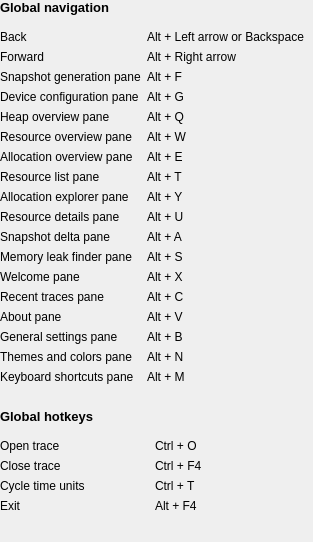
           <widget class="QWidget" name="column_1_wrapper_" native="true">
            <layout class="QVBoxLayout" name="vertical_layout_3_">
             <property name="leftMargin">
              <number>0</number>
             </property>
             <property name="topMargin">
              <number>0</number>
             </property>
             <property name="rightMargin">
              <number>0</number>
             </property>
             <property name="bottomMargin">
              <number>0</number>
             </property>
             <item>
              <widget class="ScaledLabel" name="label_global_navigation_">
               <property name="sizePolicy">
                <sizepolicy hsizetype="MinimumExpanding" vsizetype="Fixed">
                 <horstretch>0</horstretch>
                 <verstretch>0</verstretch>
                </sizepolicy>
               </property>
               <property name="font">
                <font>
                 <pointsize>10</pointsize>
                 <weight>75</weight>
                 <bold>true</bold>
                </font>
               </property>
               <property name="text">
                <string>Global navigation</string>
               </property>
               <property name="indent">
                <number>0</number>
               </property>
              </widget>
             </item>
             <item>
              <widget class="QWidget" name="global_navigation_layout_" native="true">
               <layout class="QGridLayout" name="grid_layout_">
                <property name="leftMargin">
                 <number>0</number>
                </property>
                <item row="0" column="0">
                 <widget class="ScaledLabel" name="label_back_">
                  <property name="sizePolicy">
                   <sizepolicy hsizetype="MinimumExpanding" vsizetype="Fixed">
                    <horstretch>0</horstretch>
                    <verstretch>0</verstretch>
                   </sizepolicy>
                  </property>
                  <property name="text">
                   <string>Back</string>
                  </property>
                 </widget>
                </item>
                <item row="0" column="1">
                 <widget class="ScaledLabel" name="content_back_">
                  <property name="sizePolicy">
                   <sizepolicy hsizetype="MinimumExpanding" vsizetype="Fixed">
                    <horstretch>0</horstretch>
                    <verstretch>0</verstretch>
                   </sizepolicy>
                  </property>
                  <property name="text">
                   <string>Alt + Left arrow or Backspace</string>
                  </property>
                 </widget>
                </item>
                <item row="1" column="0">
                 <widget class="ScaledLabel" name="label_forward_">
                  <property name="sizePolicy">
                   <sizepolicy hsizetype="MinimumExpanding" vsizetype="Fixed">
                    <horstretch>0</horstretch>
                    <verstretch>0</verstretch>
                   </sizepolicy>
                  </property>
                  <property name="text">
                   <string>Forward</string>
                  </property>
                 </widget>
                </item>
                <item row="1" column="1">
                 <widget class="ScaledLabel" name="content_forward_">
                  <property name="sizePolicy">
                   <sizepolicy hsizetype="MinimumExpanding" vsizetype="Fixed">
                    <horstretch>0</horstretch>
                    <verstretch>0</verstretch>
                   </sizepolicy>
                  </property>
                  <property name="text">
                   <string>Alt + Right arrow</string>
                  </property>
                 </widget>
                </item>
                <item row="2" column="0">
                 <widget class="ScaledLabel" name="label_timeline_">
                  <property name="sizePolicy">
                   <sizepolicy hsizetype="MinimumExpanding" vsizetype="Fixed">
                    <horstretch>0</horstretch>
                    <verstretch>0</verstretch>
                   </sizepolicy>
                  </property>
                  <property name="text">
                   <string>Snapshot generation pane</string>
                  </property>
                 </widget>
                </item>
                <item row="2" column="1">
                 <widget class="ScaledLabel" name="content_timeline_">
                  <property name="sizePolicy">
                   <sizepolicy hsizetype="MinimumExpanding" vsizetype="Fixed">
                    <horstretch>0</horstretch>
                    <verstretch>0</verstretch>
                   </sizepolicy>
                  </property>
                  <property name="text">
                   <string>Alt + F</string>
                  </property>
                 </widget>
                </item>
                <item row="3" column="0">
                 <widget class="ScaledLabel" name="label_device_configuration_">
                  <property name="sizePolicy">
                   <sizepolicy hsizetype="MinimumExpanding" vsizetype="Fixed">
                    <horstretch>0</horstretch>
                    <verstretch>0</verstretch>
                   </sizepolicy>
                  </property>
                  <property name="text">
                   <string>Device configuration pane</string>
                  </property>
                 </widget>
                </item>
                <item row="3" column="1">
                 <widget class="ScaledLabel" name="content_device_configuration_">
                  <property name="sizePolicy">
                   <sizepolicy hsizetype="MinimumExpanding" vsizetype="Fixed">
                    <horstretch>0</horstretch>
                    <verstretch>0</verstretch>
                   </sizepolicy>
                  </property>
                  <property name="text">
                   <string>Alt + G</string>
                  </property>
                 </widget>
                </item>
                <item row="4" column="0">
                 <widget class="ScaledLabel" name="label_heap_overview_">
                  <property name="sizePolicy">
                   <sizepolicy hsizetype="MinimumExpanding" vsizetype="Fixed">
                    <horstretch>0</horstretch>
                    <verstretch>0</verstretch>
                   </sizepolicy>
                  </property>
                  <property name="text">
                   <string>Heap overview pane</string>
                  </property>
                 </widget>
                </item>
                <item row="4" column="1">
                 <widget class="ScaledLabel" name="content_heap_overview_">
                  <property name="sizePolicy">
                   <sizepolicy hsizetype="MinimumExpanding" vsizetype="Fixed">
                    <horstretch>0</horstretch>
                    <verstretch>0</verstretch>
                   </sizepolicy>
                  </property>
                  <property name="text">
                   <string>Alt + Q</string>
                  </property>
                 </widget>
                </item>
                <item row="5" column="0">
                 <widget class="ScaledLabel" name="label_resource_overview_">
                  <property name="sizePolicy">
                   <sizepolicy hsizetype="MinimumExpanding" vsizetype="Fixed">
                    <horstretch>0</horstretch>
                    <verstretch>0</verstretch>
                   </sizepolicy>
                  </property>
                  <property name="text">
                   <string>Resource overview pane</string>
                  </property>
                 </widget>
                </item>
                <item row="5" column="1">
                 <widget class="ScaledLabel" name="content_resource_overview_">
                  <property name="sizePolicy">
                   <sizepolicy hsizetype="MinimumExpanding" vsizetype="Fixed">
                    <horstretch>0</horstretch>
                    <verstretch>0</verstretch>
                   </sizepolicy>
                  </property>
                  <property name="text">
                   <string>Alt + W</string>
                  </property>
                 </widget>
                </item>
                <item row="6" column="0">
                 <widget class="ScaledLabel" name="label_allocation_overview_">
                  <property name="sizePolicy">
                   <sizepolicy hsizetype="MinimumExpanding" vsizetype="Fixed">
                    <horstretch>0</horstretch>
                    <verstretch>0</verstretch>
                   </sizepolicy>
                  </property>
                  <property name="text">
                   <string>Allocation overview pane</string>
                  </property>
                 </widget>
                </item>
                <item row="6" column="1">
                 <widget class="ScaledLabel" name="content_allocation_overview_">
                  <property name="sizePolicy">
                   <sizepolicy hsizetype="MinimumExpanding" vsizetype="Fixed">
                    <horstretch>0</horstretch>
                    <verstretch>0</verstretch>
                   </sizepolicy>
                  </property>
                  <property name="text">
                   <string>Alt + E</string>
                  </property>
                 </widget>
                </item>
                <item row="7" column="0">
                 <widget class="ScaledLabel" name="label_resource_list_">
                  <property name="sizePolicy">
                   <sizepolicy hsizetype="MinimumExpanding" vsizetype="Fixed">
                    <horstretch>0</horstretch>
                    <verstretch>0</verstretch>
                   </sizepolicy>
                  </property>
                  <property name="text">
                   <string>Resource list pane</string>
                  </property>
                 </widget>
                </item>
                <item row="7" column="1">
                 <widget class="ScaledLabel" name="content_resource_list_">
                  <property name="sizePolicy">
                   <sizepolicy hsizetype="MinimumExpanding" vsizetype="Fixed">
                    <horstretch>0</horstretch>
                    <verstretch>0</verstretch>
                   </sizepolicy>
                  </property>
                  <property name="text">
                   <string>Alt + T</string>
                  </property>
                 </widget>
                </item>
                <item row="8" column="0">
                 <widget class="ScaledLabel" name="label_allocation_explorer_">
                  <property name="sizePolicy">
                   <sizepolicy hsizetype="MinimumExpanding" vsizetype="Fixed">
                    <horstretch>0</horstretch>
                    <verstretch>0</verstretch>
                   </sizepolicy>
                  </property>
                  <property name="text">
                   <string>Allocation explorer pane</string>
                  </property>
                 </widget>
                </item>
                <item row="8" column="1">
                 <widget class="ScaledLabel" name="content_allocation_explorer_">
                  <property name="sizePolicy">
                   <sizepolicy hsizetype="MinimumExpanding" vsizetype="Fixed">
                    <horstretch>0</horstretch>
                    <verstretch>0</verstretch>
                   </sizepolicy>
                  </property>
                  <property name="text">
                   <string>Alt + Y</string>
                  </property>
                 </widget>
                </item>
                <item row="9" column="0">
                 <widget class="ScaledLabel" name="label_resource_details_">
                  <property name="sizePolicy">
                   <sizepolicy hsizetype="MinimumExpanding" vsizetype="Fixed">
                    <horstretch>0</horstretch>
                    <verstretch>0</verstretch>
                   </sizepolicy>
                  </property>
                  <property name="text">
                   <string>Resource details pane</string>
                  </property>
                 </widget>
                </item>
                <item row="9" column="1">
                 <widget class="ScaledLabel" name="content_resource_details_">
                  <property name="sizePolicy">
                   <sizepolicy hsizetype="MinimumExpanding" vsizetype="Fixed">
                    <horstretch>0</horstretch>
                    <verstretch>0</verstretch>
                   </sizepolicy>
                  </property>
                  <property name="text">
                   <string>Alt + U</string>
                  </property>
                 </widget>
                </item>
                <item row="10" column="0">
                 <widget class="ScaledLabel" name="label_snapshot_delta_">
                  <property name="sizePolicy">
                   <sizepolicy hsizetype="MinimumExpanding" vsizetype="Fixed">
                    <horstretch>0</horstretch>
                    <verstretch>0</verstretch>
                   </sizepolicy>
                  </property>
                  <property name="text">
                   <string>Snapshot delta pane</string>
                  </property>
                 </widget>
                </item>
                <item row="10" column="1">
                 <widget class="ScaledLabel" name="content_snapshot_delta_">
                  <property name="sizePolicy">
                   <sizepolicy hsizetype="MinimumExpanding" vsizetype="Fixed">
                    <horstretch>0</horstretch>
                    <verstretch>0</verstretch>
                   </sizepolicy>
                  </property>
                  <property name="text">
                   <string>Alt + A</string>
                  </property>
                 </widget>
                </item>
                <item row="11" column="0">
                 <widget class="ScaledLabel" name="label_memory_leak_finder_">
                  <property name="sizePolicy">
                   <sizepolicy hsizetype="MinimumExpanding" vsizetype="Fixed">
                    <horstretch>0</horstretch>
                    <verstretch>0</verstretch>
                   </sizepolicy>
                  </property>
                  <property name="text">
                   <string>Memory leak finder pane</string>
                  </property>
                 </widget>
                </item>
                <item row="11" column="1">
                 <widget class="ScaledLabel" name="content_memory_leak_finder_">
                  <property name="sizePolicy">
                   <sizepolicy hsizetype="MinimumExpanding" vsizetype="Fixed">
                    <horstretch>0</horstretch>
                    <verstretch>0</verstretch>
                   </sizepolicy>
                  </property>
                  <property name="text">
                   <string>Alt + S</string>
                  </property>
                 </widget>
                </item>
                <item row="12" column="0">
                 <widget class="ScaledLabel" name="label_Welcome_">
                  <property name="sizePolicy">
                   <sizepolicy hsizetype="MinimumExpanding" vsizetype="Fixed">
                    <horstretch>0</horstretch>
                    <verstretch>0</verstretch>
                   </sizepolicy>
                  </property>
                  <property name="text">
                   <string>Welcome pane</string>
                  </property>
                 </widget>
                </item>
                <item row="12" column="1">
                 <widget class="ScaledLabel" name="content_welcome_">
                  <property name="sizePolicy">
                   <sizepolicy hsizetype="MinimumExpanding" vsizetype="Fixed">
                    <horstretch>0</horstretch>
                    <verstretch>0</verstretch>
                   </sizepolicy>
                  </property>
                  <property name="text">
                   <string>Alt + X</string>
                  </property>
                 </widget>
                </item>
                <item row="13" column="0">
                 <widget class="ScaledLabel" name="label_recent_traces_">
                  <property name="sizePolicy">
                   <sizepolicy hsizetype="MinimumExpanding" vsizetype="Fixed">
                    <horstretch>0</horstretch>
                    <verstretch>0</verstretch>
                   </sizepolicy>
                  </property>
                  <property name="text">
                   <string>Recent traces pane</string>
                  </property>
                 </widget>
                </item>
                <item row="13" column="1">
                 <widget class="ScaledLabel" name="content_recent_traces_">
                  <property name="sizePolicy">
                   <sizepolicy hsizetype="MinimumExpanding" vsizetype="Fixed">
                    <horstretch>0</horstretch>
                    <verstretch>0</verstretch>
                   </sizepolicy>
                  </property>
                  <property name="text">
                   <string>Alt + C</string>
                  </property>
                 </widget>
                </item>
                <item row="14" column="0">
                 <widget class="ScaledLabel" name="label_about_">
                  <property name="sizePolicy">
                   <sizepolicy hsizetype="MinimumExpanding" vsizetype="Fixed">
                    <horstretch>0</horstretch>
                    <verstretch>0</verstretch>
                   </sizepolicy>
                  </property>
                  <property name="text">
                   <string>About pane</string>
                  </property>
                 </widget>
                </item>
                <item row="14" column="1">
                 <widget class="ScaledLabel" name="content_about_">
                  <property name="sizePolicy">
                   <sizepolicy hsizetype="MinimumExpanding" vsizetype="Fixed">
                    <horstretch>0</horstretch>
                    <verstretch>0</verstretch>
                   </sizepolicy>
                  </property>
                  <property name="text">
                   <string>Alt + V</string>
                  </property>
                 </widget>
                </item>
                <item row="15" column="0">
                 <widget class="ScaledLabel" name="label_general_settings_">
                  <property name="sizePolicy">
                   <sizepolicy hsizetype="MinimumExpanding" vsizetype="Fixed">
                    <horstretch>0</horstretch>
                    <verstretch>0</verstretch>
                   </sizepolicy>
                  </property>
                  <property name="text">
                   <string>General settings pane</string>
                  </property>
                 </widget>
                </item>
                <item row="15" column="1">
                 <widget class="ScaledLabel" name="content_general_settings_">
                  <property name="sizePolicy">
                   <sizepolicy hsizetype="MinimumExpanding" vsizetype="Fixed">
                    <horstretch>0</horstretch>
                    <verstretch>0</verstretch>
                   </sizepolicy>
                  </property>
                  <property name="text">
                   <string>Alt + B</string>
                  </property>
                 </widget>
                </item>
                <item row="16" column="0">
                 <widget class="ScaledLabel" name="label_themes_and_colors_">
                  <property name="sizePolicy">
                   <sizepolicy hsizetype="MinimumExpanding" vsizetype="Fixed">
                    <horstretch>0</horstretch>
                    <verstretch>0</verstretch>
                   </sizepolicy>
                  </property>
                  <property name="text">
                   <string>Themes and colors pane</string>
                  </property>
                 </widget>
                </item>
                <item row="16" column="1">
                 <widget class="ScaledLabel" name="content_themes_and_colors_">
                  <property name="sizePolicy">
                   <sizepolicy hsizetype="MinimumExpanding" vsizetype="Fixed">
                    <horstretch>0</horstretch>
                    <verstretch>0</verstretch>
                   </sizepolicy>
                  </property>
                  <property name="text">
                   <string>Alt + N</string>
                  </property>
                 </widget>
                </item>
                <item row="17" column="0">
                 <widget class="ScaledLabel" name="label_keyboard_shortcuts_">
                  <property name="sizePolicy">
                   <sizepolicy hsizetype="MinimumExpanding" vsizetype="Fixed">
                    <horstretch>0</horstretch>
                    <verstretch>0</verstretch>
                   </sizepolicy>
                  </property>
                  <property name="text">
                   <string>Keyboard shortcuts pane</string>
                  </property>
                 </widget>
                </item>
                <item row="17" column="1">
                 <widget class="ScaledLabel" name="content_keyboard_shortcuts_">
                  <property name="sizePolicy">
                   <sizepolicy hsizetype="MinimumExpanding" vsizetype="Fixed">
                    <horstretch>0</horstretch>
                    <verstretch>0</verstretch>
                   </sizepolicy>
                  </property>
                  <property name="text">
                   <string>Alt + M</string>
                  </property>
                 </widget>
                </item>
               </layout>
              </widget>
             </item>
             <item>
              <spacer name="vertical_spacer_1_">
               <property name="orientation">
                <enum>Qt::Vertical</enum>
               </property>
               <property name="sizeType">
                <enum>QSizePolicy::Fixed</enum>
               </property>
               <property name="sizeHint" stdset="0">
                <size>
                 <width>20</width>
                 <height>10</height>
                </size>
               </property>
              </spacer>
             </item>
             <item>
              <widget class="ScaledLabel" name="label_global_hotkeys_">
               <property name="sizePolicy">
                <sizepolicy hsizetype="MinimumExpanding" vsizetype="Fixed">
                 <horstretch>0</horstretch>
                 <verstretch>0</verstretch>
                </sizepolicy>
               </property>
               <property name="font">
                <font>
                 <pointsize>10</pointsize>
                 <weight>75</weight>
                 <bold>true</bold>
                </font>
               </property>
               <property name="text">
                <string>Global hotkeys</string>
               </property>
              </widget>
             </item>
             <item>
              <widget class="QWidget" name="global_hotkeys_layout_" native="true">
               <layout class="QGridLayout" name="grid_layout_2_">
                <property name="leftMargin">
                 <number>0</number>
                </property>
                <item row="0" column="0">
                 <widget class="ScaledLabel" name="label_open_">
                  <property name="sizePolicy">
                   <sizepolicy hsizetype="MinimumExpanding" vsizetype="Fixed">
                    <horstretch>0</horstretch>
                    <verstretch>0</verstretch>
                   </sizepolicy>
                  </property>
                  <property name="text">
                   <string>Open trace</string>
                  </property>
                 </widget>
                </item>
                <item row="0" column="1">
                 <widget class="ScaledLabel" name="content_open_">
                  <property name="sizePolicy">
                   <sizepolicy hsizetype="MinimumExpanding" vsizetype="Fixed">
                    <horstretch>0</horstretch>
                    <verstretch>0</verstretch>
                   </sizepolicy>
                  </property>
                  <property name="text">
                   <string>Ctrl + O</string>
                  </property>
                 </widget>
                </item>
                <item row="1" column="0">
                 <widget class="ScaledLabel" name="label_close_">
                  <property name="sizePolicy">
                   <sizepolicy hsizetype="MinimumExpanding" vsizetype="Fixed">
                    <horstretch>0</horstretch>
                    <verstretch>0</verstretch>
                   </sizepolicy>
                  </property>
                  <property name="text">
                   <string>Close trace</string>
                  </property>
                 </widget>
                </item>
                <item row="1" column="1">
                 <widget class="ScaledLabel" name="content_close_">
                  <property name="sizePolicy">
                   <sizepolicy hsizetype="MinimumExpanding" vsizetype="Fixed">
                    <horstretch>0</horstretch>
                    <verstretch>0</verstretch>
                   </sizepolicy>
                  </property>
                  <property name="text">
                   <string>Ctrl + F4</string>
                  </property>
                 </widget>
                </item>
                <item row="2" column="0">
                 <widget class="ScaledLabel" name="label_cycle_time_">
                  <property name="sizePolicy">
                   <sizepolicy hsizetype="MinimumExpanding" vsizetype="Fixed">
                    <horstretch>0</horstretch>
                    <verstretch>0</verstretch>
                   </sizepolicy>
                  </property>
                  <property name="text">
                   <string>Cycle time units</string>
                  </property>
                 </widget>
                </item>
                <item row="2" column="1">
                 <widget class="ScaledLabel" name="content_cycle_time_">
                  <property name="sizePolicy">
                   <sizepolicy hsizetype="MinimumExpanding" vsizetype="Fixed">
                    <horstretch>0</horstretch>
                    <verstretch>0</verstretch>
                   </sizepolicy>
                  </property>
                  <property name="text">
                   <string>Ctrl + T</string>
                  </property>
                 </widget>
                </item>
                <item row="3" column="0">
                 <widget class="ScaledLabel" name="label_exit_">
                  <property name="sizePolicy">
                   <sizepolicy hsizetype="MinimumExpanding" vsizetype="Fixed">
                    <horstretch>0</horstretch>
                    <verstretch>0</verstretch>
                   </sizepolicy>
                  </property>
                  <property name="text">
                   <string>Exit</string>
                  </property>
                 </widget>
                </item>
                <item row="3" column="1">
                 <widget class="ScaledLabel" name="content_exit_">
                  <property name="sizePolicy">
                   <sizepolicy hsizetype="MinimumExpanding" vsizetype="Fixed">
                    <horstretch>0</horstretch>
                    <verstretch>0</verstretch>
                   </sizepolicy>
                  </property>
                  <property name="text">
                   <string>Alt + F4</string>
                  </property>
                 </widget>
                </item>
               </layout>
              </widget>
             </item>
             <item>
              <spacer name="vertical_spacer_end_column_1">
               <property name="orientation">
                <enum>Qt::Vertical</enum>
               </property>
               <property name="sizeHint" stdset="0">
                <size>
                 <width>20</width>
                 <height>20</height>
                </size>
               </property>
              </spacer>
             </item>
            </layout>
           </widget>
